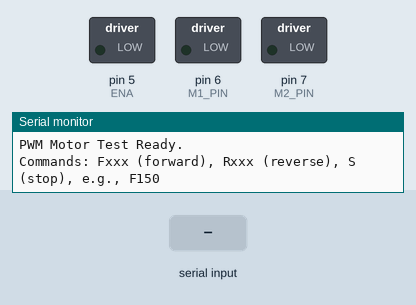
Simulated run of this sketch. Board: Arduino Uno, built with avr-gcc and run on an emulated ATmega328P. On the bench: switched loads named in the sketch (green lamp = pin HIGH), the last lines printed to the serial monitor. The inputs (shaded band) are chosen by the test bench.

Above: at 1.2 s.
1.3 s: "F90\n" received over Serial
At 1.7 s:
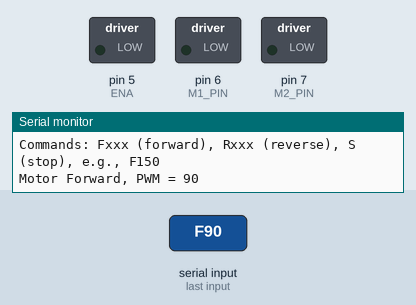
2.9 s: "R90\n" received over Serial
At 4.1 s:
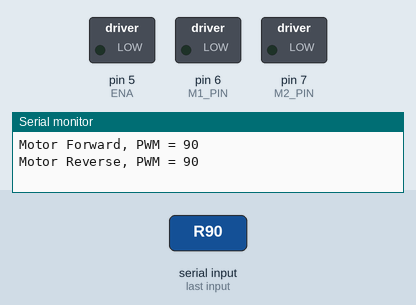
4.5 s: "F,45\n" received over Serial
At 5.4 s:
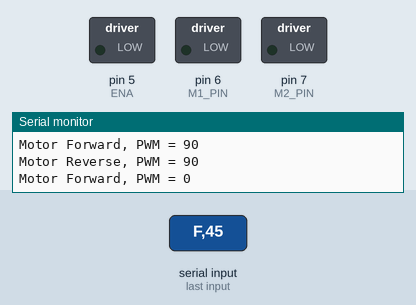
6.1 s: "R,45\n" received over Serial
At 6.6 s:
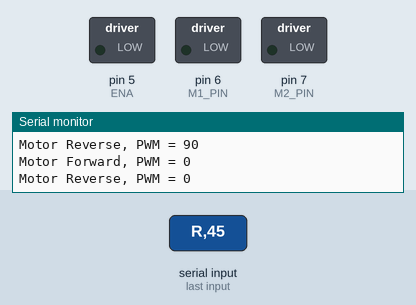
Timing chart, 0 to 8.7 s (numbered marks = the images above; inputs shaded):
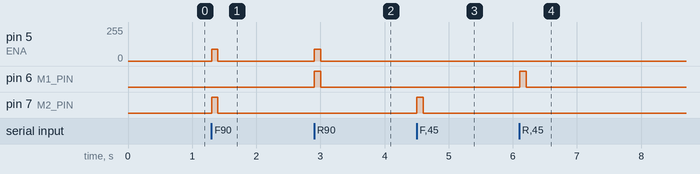

The sketch:

PWM_Teset.ino
```cpp
const uint8_t M1_PIN = 6;   // H-bridge input 1
const uint8_t M2_PIN = 7;   // H-bridge input 2
const uint8_t ENA    = 5;   // PWM 控制引脚

void setup() {
  pinMode(M1_PIN, OUTPUT);
  pinMode(M2_PIN, OUTPUT);
  pinMode(ENA, OUTPUT);

  // 初始停止
  digitalWrite(M1_PIN, LOW);
  digitalWrite(M2_PIN, LOW);
  analogWrite(ENA, 0);

  Serial.begin(115200);
  Serial.println("PWM Motor Test Ready.");
  Serial.println("Commands: Fxxx (forward), Rxxx (reverse), S (stop), e.g., F150");
}

void loop() {
  handleSerialInput();

  delay(100);
  digitalWrite(M1_PIN, LOW);
  digitalWrite(M2_PIN, LOW);
  analogWrite(ENA, 0);
}

void handleSerialInput() {
  static String inputString = "";

  while (Serial.available()) {
    char c = Serial.read();
    if (c == '\n' || c == '\r') {
      if (inputString.length() > 0) {
        parseCommand(inputString);
        inputString = "";
      }
    } else {
      inputString += c;
    }
  }
}

void parseCommand(const String& cmd) {
  char direction = toupper(cmd.charAt(0));

  if (direction == 'S') {
    digitalWrite(M1_PIN, LOW);
    digitalWrite(M2_PIN, LOW);
    analogWrite(ENA, 0);
    Serial.println("Motor Stopped");
    return;
  }

  int pwmValue = cmd.substring(1).toInt();
  pwmValue = constrain(pwmValue, 0, 255);  // 限制 PWM 范围

  if (direction == 'F') {
    digitalWrite(M1_PIN, LOW);
    digitalWrite(M2_PIN, HIGH);
    analogWrite(ENA, pwmValue);
    Serial.print("Motor Forward, PWM = ");
    Serial.println(pwmValue);
  } else if (direction == 'R') {
    digitalWrite(M1_PIN, HIGH);
    digitalWrite(M2_PIN, LOW);
    analogWrite(ENA, pwmValue);
    Serial.print("Motor Reverse, PWM = ");
    Serial.println(pwmValue);
  } else {
    Serial.println("Invalid Command. Use Fxxx, Rxxx, or S.");
  }

}
```

Measured:
- after the input at 1.3 s, pin 5 (ENA): 0/255 → 90/255 at once, → 0/255 0.10 s later; pin 7 (M2_PIN): LOW → HIGH at once, → LOW 0.10 s later
- after the input at 2.9 s, pin 5 (ENA): 0/255 → 90/255 at once, → 0/255 0.10 s later; pin 6 (M1_PIN): LOW → HIGH at once, → LOW 0.10 s later
- after the input at 4.5 s, pin 7 (M2_PIN): LOW → HIGH at once, → LOW 0.10 s later
- after the input at 6.1 s, pin 6 (M1_PIN): LOW → HIGH at once, → LOW 0.10 s later
